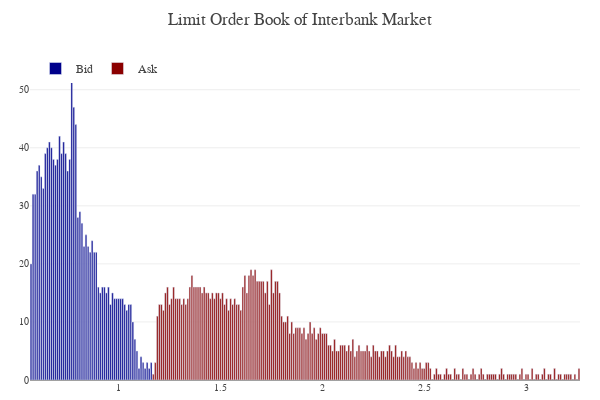

Notebook source saved alongside this figure:
### Markdown cell above
### Interbank Limit Order Book

### Code cell
model.bank_details.lob_plot(steps)

### Figure 1 — Plotly figure (JSON) as saved in the notebook; plotly's stock layout.template omitted (floating-point values rounded to 4 significant figures; data arrays with more than 128 entries replaced by an {"elided": "..."} marker saying what was removed)
{"data": [{"marker": {"color": "darkblue"}, "name": "Bid", "type": "bar", "x": [1.16, 1.14, 1.12, 1.11, 1.09, 1.08, 1.06, 1.05, 1.03, 1.02, 1.01, 0.99, 0.98, 0.97, 0.95, 0.94, 0.93, 0.92, 0.9, 0.89, 0.88, 0.87, 0.86, 0.85, 0.84, 0.83, 0.82, 0.81, 0.8, 0.79, 0.78, 0.77, 0.76, 0.75, 0.74, 0.73, 0.72, 0.71, 1.15, 1.13, 1.1, 1.07, 1.04, 1, 0.96, 0.91, 0.7, 0.69, 0.68, 0.67, 0.66, 0.65, 0.64, 0.63, 0.62, 0.61, 0.6, 0.59, 0.58, 0.57], "xaxis": "x", "y": [3, 3, 3, 4, 5, 7, 13, 13, 13, 14, 14, 14, 14, 15, 16, 15, 16, 16, 16, 22, 22, 24, 22, 23, 25, 23, 27, 29, 28, 44, 47, 54, 38, 36, 39, 41, 39, 42, 2, 2, 2, 10, 12, 14, 13, 15, 38, 37, 38, 40, 41, 40, 39, 33, 35, 37, 36, 32, 32, 20], "yaxis": "y"}, {"marker": {"color": "darkred"}, "name": "Ask", "type": "bar", "x": {"elided": "190 float values"}, "xaxis": "x", "y": {"elided": "190 int values"}, "yaxis": "y"}], "layout": {"height": 400, "hovermode": "closest", "legend": {"orientation": "h", "x": 0.01, "xanchor": "left", "y": 0.9, "yanchor": "bottom"}, "margin": {"b": 20, "l": 30, "r": 20, "t": 50}, "showlegend": true, "title": {"text": "Limit Order Book of Interbank Market"}, "width": 600, "xaxis": {"anchor": "y", "domain": [0, 1], "showgrid": false, "tickfont": {"size": 10}}, "yaxis": {"anchor": "x", "domain": [0, 1], "side": "left", "tickfont": {"size": 10}}}}
